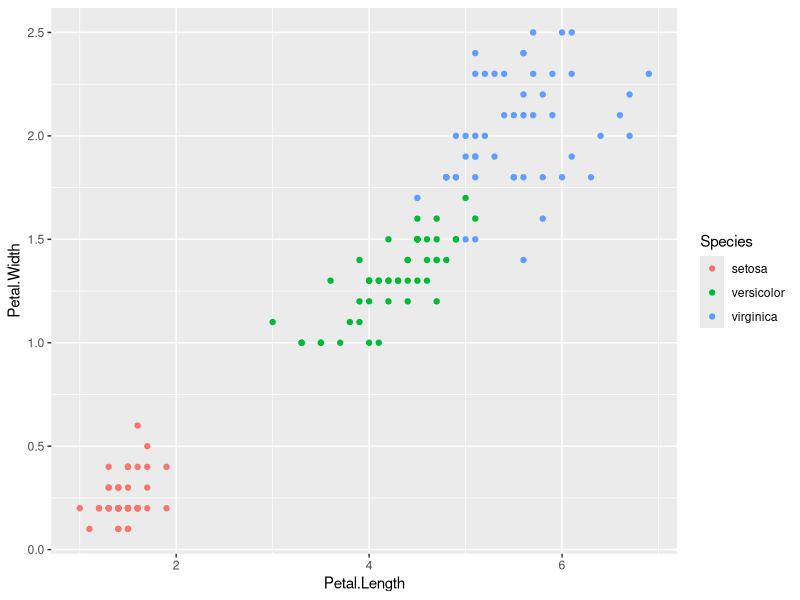
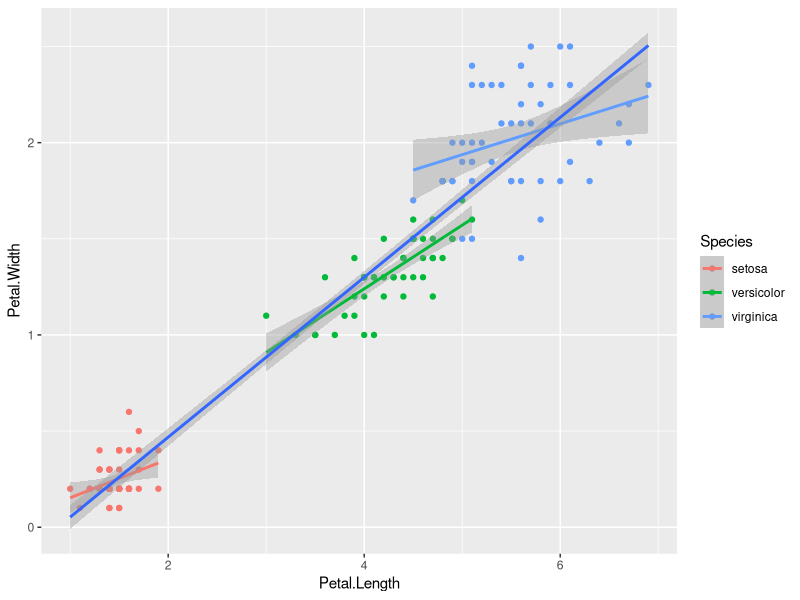
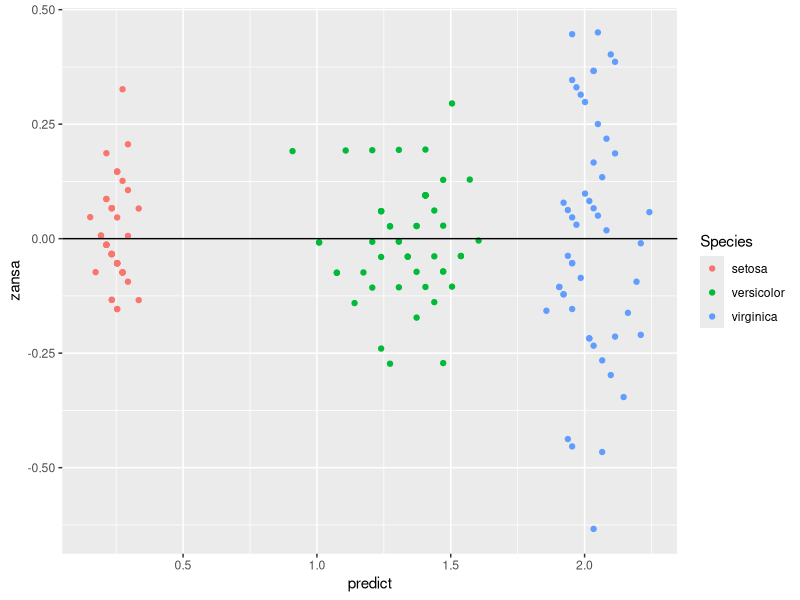
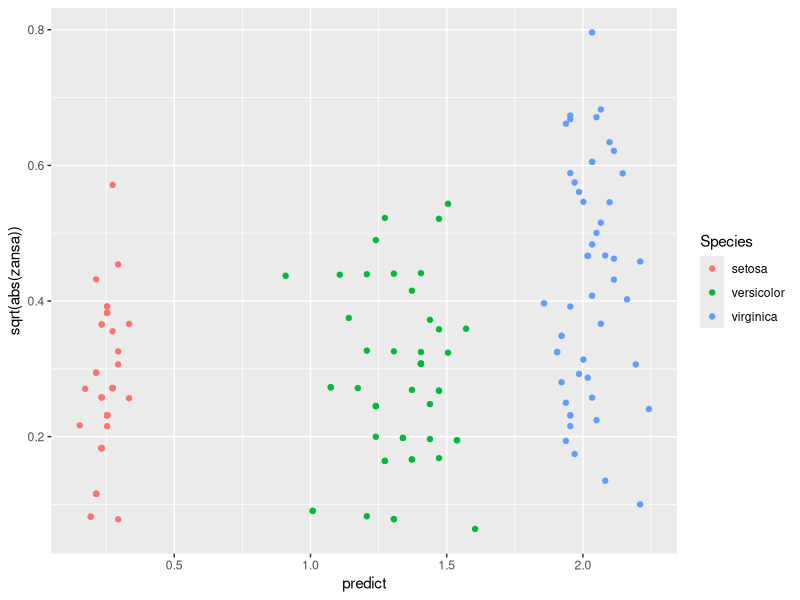
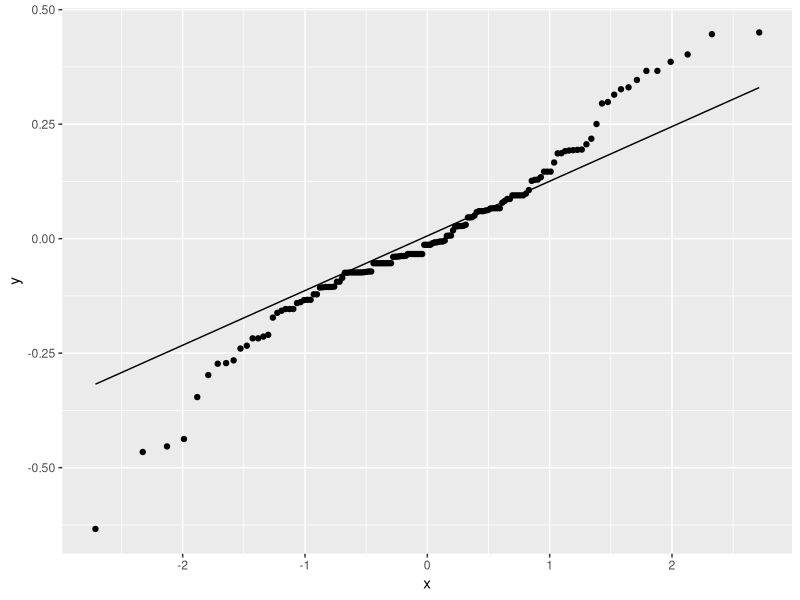

Here is the R script that generated these plots, in order:
# 一般化線形モデルの解析
# Generalized Linear Model
# 2026-09-09
# Greg Nishihara

# パッケージの読み込み
library(tidyverse)
library(emmeans)
library(marginaleffects)

irisdf = iris |> as_tibble()

ggplot(irisdf) + 
  geom_point(
    aes(
      x = Petal.Length,
      y = Petal.Width,
      color = Species
    )
  )

###################################
# 検討するモデル
# 応答変数： Petal.Width
# 説明変数： Petal.Length, Species
# モデル： Petal.Width ~ Petal.Length + Species + Petal.Length:Species

# モデル比較： AIC

model01 = glm(Petal.Width ~ 1, data = irisdf) # ヌルモデル (null model)
model02 = glm(Petal.Width ~ Species, data = irisdf)
model03 = glm(Petal.Width ~ Petal.Length, data = irisdf)
model04 = glm(Petal.Width ~ Petal.Length + Species, data = irisdf)
model05 = glm(Petal.Width ~ Petal.Length + Species + Petal.Length:Species, data = irisdf)

# AIC 一番低い値がもっともいいモデル
AIC(model01, model02, model03, model04, model05)
# model05 の AICが最も低いので選択する

summary(model05) # 計数表

# モデルの診断

ggplot(irisdf) + 
  geom_point(aes(x = Petal.Length, y = Petal.Width, color = Species)) +
  geom_smooth(aes(x = Petal.Length, y = Petal.Width, color = Species),
              method = "glm", formula = y ~ x) +
  geom_smooth(aes(x = Petal.Length, y = Petal.Width),
              method = "glm", formula = y ~ x) 
  

irisdf2 = 
  irisdf |> 
  mutate(
    zansa = residuals(model05),
    predict = predict(model05)
  ) 

# 残渣・期待値のプロット
ggplot(irisdf2) + 
  geom_point(
    aes(
      x = predict, 
      y = zansa,
      color = Species
    )
  ) +
  geom_hline(yintercept = 0)

# 残渣・期待値のプロット 2 
ggplot(irisdf2) + 
  geom_point(
    aes(
      x = predict, 
      y = sqrt(abs(zansa)),
      color = Species
    )
  ) 

# QQプロット（残渣が正規分布に従うかを確認）
ggplot(irisdf2) + 
  geom_qq(aes(sample = zansa)) +
  geom_qq_line(aes(sample = zansa))
